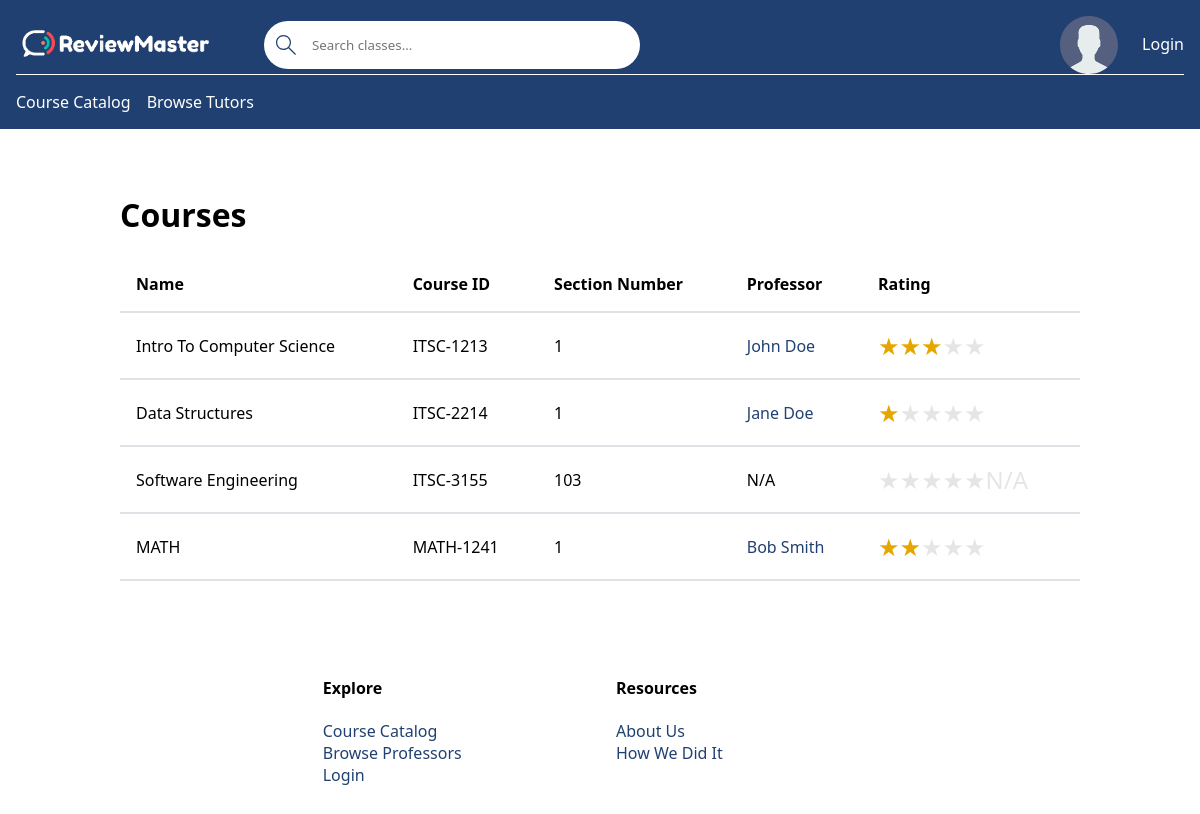
The app's page /pick-courses/, older data.
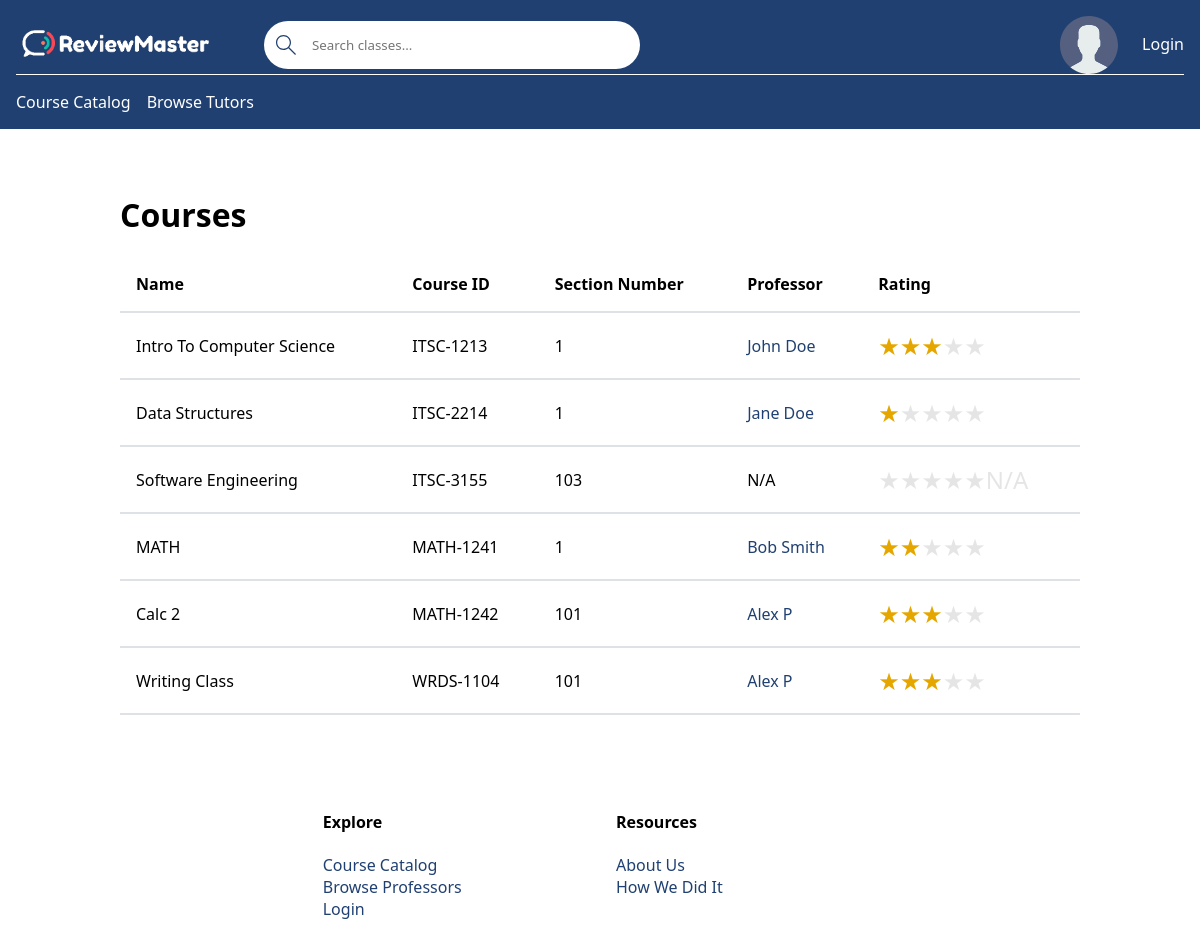
The same page, newer data.
### base/models.py (models this page shows, shortened)
class Course(models.Model):
    name = models.CharField(max_length=200)  # Ex: Software Engineering
    department = models.ForeignKey(Department, null=True, on_delete=models.SET_NULL)
    number = models.IntegerField(null=False)
    students = models.ManyToManyField(User, related_name='students', blank=True)
    professor = models.ForeignKey(Professor, related_name='professor', on_delete=models.SET_NULL, default=None, null=True)
    section_number = models.IntegerField(null=True)
    tutor = models.ManyToManyField(Tutor, related_name='course', blank=True)
    pending_tutor = models.ManyToManyField(Tutor, related_name='courses', blank=True)
    credit_hours = models.IntegerField()
    class Meta:
        ordering = ['department', 'number']  # Order by department, number, and section number.
        unique_together = ('department', 'number', 'section_number')
    def __str__(self):
        return f'{self.department}-{self.number}'  # Calling will return DEPT-####

class Department(models.Model):
    name = models.CharField(max_length=4)  # EX: ITSC, MATH, ITIS, etc
    def __str__(self):
        return self.name  # Calling Department will return name

class Professor(models.Model):
    name = models.CharField(max_length=100)  # First & Last Name (John Doe)
    avatar = models.ImageField(null=True, default='avatar.svg')
    verified = models.BooleanField(default=False)  # If the professor is verified by email
    user_account = models.OneToOneField(User, on_delete=models.CASCADE, null=True, blank=True)
    def rating_course(self, course):
        total = 0
        count = 0
        for review in self.review_set.filter(flagged=False):
            if review.course == course:
                total += review.rating
                count += 1
        if total == 0:
            return 'N/A'
        return f'{int(round(total / count, 1))}'
    def __str__(self):
        if self.user_account and self.user_account.first_name and self.user_account.last_name:
            return f'{self.user_account.first_name} {self.user_account.last_name}'
        elif self.user_account and self.user_account.first_name:
            return f'{self.user_account.first_name}'
        else:
            return self.name

class Review(models.Model):
    professor = models.ForeignKey(Professor, on_delete=models.CASCADE)
    student = models.ForeignKey(User, on_delete=models.CASCADE)
    flagged = models.BooleanField(default=False)
    rating = models.IntegerField()
    course = models.ForeignKey(Course, related_name='course', on_delete=models.SET_NULL, null=True)
    review = models.TextField(null=True, blank=True)
    reply = models.TextField(null=True, blank=True)

### base/views/views_courses.py (the view)
# urls.py: path('pick-courses/', pick_courses, name='courses'),
def pick_courses(request):
    q = request.GET.get('q') if request.GET.get('q') != None else ''
    if q != '':
        courses = Course.objects.filter(
            Q(name__icontains=q) |
            Q(department__name__icontains=q) |
            Q(number__icontains=q) |
            Q(professor__name__icontains=q)
        )
    else:
        courses = Course.objects.all()
    try:
        tutor = Tutor.objects.filter(user_account=request.user).first()
    except:
        tutor = None
    context = {
        'departments': Department.objects.all(),
        'courses': courses,
        'tutor': tutor,
        'q': q,
        'actions': True
    }
    return render(request, 'base/course/courses.html', context)

### base/templatetags/custom_filters.py (called while the page is built)
@register.filter(name="course_rating")
def course_rating(professor, course):
    return professor.rating_course(course)

### base/templates/base/course/courses.html (shortened to what this page needs)
{% extends 'main.html' %}
{% block content %}
    <main>
        <h1>Courses</h1>
        {% include 'base/course/courses_component.html' %}
    </main>
{% endblock content %}

### base/templates/base/course/courses_component.html (shortened to what this page needs)
{% load custom_filters %}
<div class="table-container">
    <table>
        <thead>
        <tr>
            <th>Name</th>
            <th>Course ID</th>
            <th>Section Number</th>
            <th>Professor</th>
            <th>Rating</th>
        </tr>
        </thead>
        <tbody>
        {% for course in courses %}
            <tr>
                <td>{{ course.name }}</td>
                <td>{{ course }}</td>
                <td>{{ course.section_number }}</td>
                <td>
                    {% if course.professor %}
                        <a href="{% url 'professor-reviews' course.professor.id %}">{{ course.professor }}</a>
                    {% else %}
                        N/A
                    {% endif %}
                </td>
                <td>
                    <div class="container-rating">
                        {% if course.professor %}
                            <span class="star-rating star-rating-{{ course.professor|course_rating:course }}"></span>
                        {% else %}
                            <span class="star-rating">N/A</span>
                        {% endif %}
                    </div>
                </td>
            </tr>
        {% endfor %}
        </tbody>
    </table>
</div>

Row changes from the older to the newer data that the page shows:
added Course: name "Calc 2", department+number "MATH-1242", section_number "101", professor "Alex P"
added Course: name "Writing Class", department+number "WRDS-1104", section_number "101", professor "Alex P"
